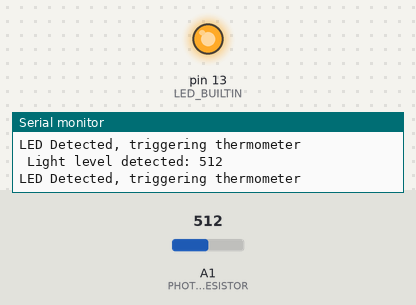
The sketch below on a simulated Arduino Uno, built with avr-gcc and run on an emulated ATmega328P. Parts: output pins drawn as LEDs (lit = HIGH), the last lines printed to the serial monitor. The test bench sets the inputs (shaded band); at power-on: A1 (PHOTORESISTOR) = 512. Pins used as bus, display or sensor lines are not drawn.

Above: at 2.2 s.
2.3 s: A1 (PHOTORESISTOR) set to 491
At 3.7 s:
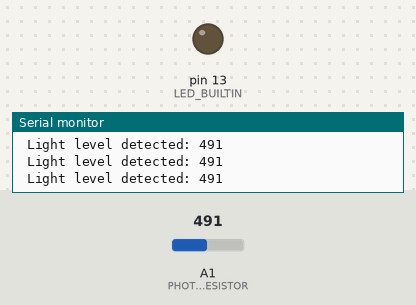
5.3 s: A1 (PHOTORESISTOR) set to 510
At 5.7 s:
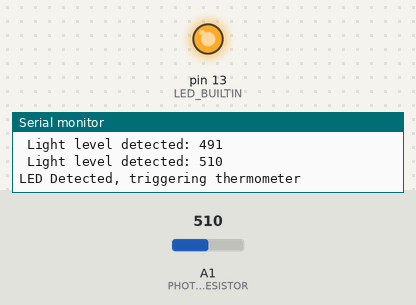
Timing chart, 0 to 8.3 s (numbered marks = the images above; inputs shaded):
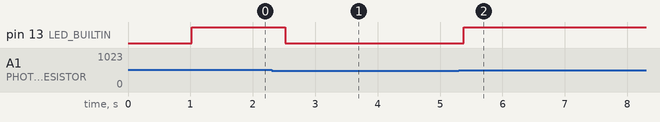

The sketch:

thermometer_controller.ino
```cpp
/*  PIN MAP:
 *   POT        PHOTORESISTOR     THERMOMETER     ARDUINO
 *   Out        Leg1              -               A1
 *   5V In      Leg2                              5V
 *   GND                          Button GND      GND
 *                                Trigger 5V      7         // 5V = open switch, 0V = close switch
 */


const int TRIGGER_PIN = 7 ;
const int PHOTORESISTOR = A1 ;

char commandInput ;
int lightLevel = 0;

// the setup function runs once when you press reset or power the board
void setup() {

  Serial.begin(9600);
  delay(1000);

  // initialize digital pin LED_BUILTIN as an output.
  pinMode(LED_BUILTIN, OUTPUT);
  pinMode(TRIGGER_PIN, OUTPUT);

  Serial.println("Ready for command");
  digitalWrite (TRIGGER_PIN, HIGH ) ;

  pinMode ( PHOTORESISTOR, INPUT ) ;

}

void loop() {

  lightLevel = analogRead ( PHOTORESISTOR ) ;
  Serial.print (" Light level detected: ");
  Serial.println (lightLevel) ;

  if ( lightLevel >= 500 ) {
    Serial.println ("LED Detected, triggering thermometer");
    digitalWrite(LED_BUILTIN, HIGH);   // turn the LED on (HIGH is the voltage level)
    delay(500);                       // wait for a second
    digitalWrite(LED_BUILTIN, LOW);    // turn the LED off by making the voltage LOW

//    digitalWrite(TRIGGER_PIN , LOW);
//    delay(1000) ;
//    digitalWrite(TRIGGER_PIN, HIGH) ;

  }

}


// the loop function runs over and over again forever
//void loop() {
//
//  if ( Serial.available() ) {
//    input = Serial.read();
//    Serial.println ( commandInput ) ;
//    if ( commandInput == 't' || commandInput == 'T' ) {
//      Serial.println ("Triggering thermometer");
//      digitalWrite(LED_BUILTIN, HIGH);   // turn the LED on (HIGH is the voltage level)
//      delay(500);                       // wait for a second
//      digitalWrite(LED_BUILTIN, LOW);    // turn the LED off by making the voltage LOW
//
//      digitalWrite(TRIGGER_PIN , LOW);
//      delay(1000) ;
//      digitalWrite(TRIGGER_PIN, HIGH) ;
//
//    }
//  }
//}
```

Measured:
- the behaviour switches between 500 and 499 on A1 (PHOTORESISTOR) (found by bisection; images 0 and 1)
- after the input at 2.3 s, pin 13 (LED_BUILTIN): HIGH → LOW after 0.22 s
- after the input at 5.3 s, pin 13 (LED_BUILTIN): LOW → HIGH after 0.08 s
